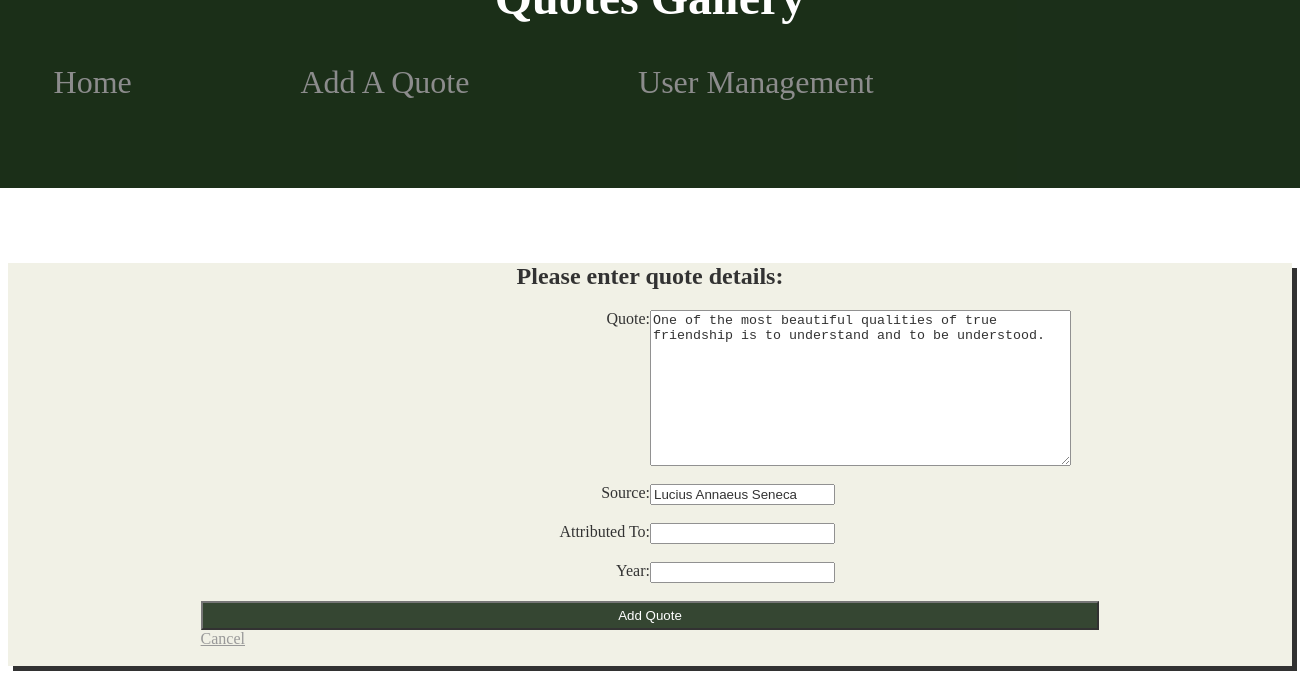
The app's page /PHP/UpdateQuote.php?quoteId=4 (signed in) with its own data.
### tables this page shows
CREATE TABLE IF NOT EXISTS `tblquotes` (
  `quoteId` int(11) NOT NULL AUTO_INCREMENT,
  `quoteText` text NOT NULL,
  `attributedTo` varchar(50) NOT NULL DEFAULT 'Anonymous',
  `source` varchar(50) DEFAULT NULL,
  `year` year(4) DEFAULT NULL,
  PRIMARY KEY (`quoteId`),
  KEY `attributedTo` (`attributedTo`)
);

### Classes/QuoteClass.php (called while the page is built, shortened)
<?php
require_once 'DataHandler.php';
class Quote{
    protected $id;
    protected $quote_text;
    protected $source;
    function __construct($id,$quote_text,$attributedTo,$source,$year) {
        $this->id=$id;
        $this->quote_text = $quote_text;
        $this->source = $source;
    }
    function getQuote_text() {
        return $this->quote_text;
    }
    function getSource() {
        return $this->source;
    }
    function setId($id) {
        $this->id = $id;
    }
    function setQuote_text($quote_text) {
        $this->quote_text = $quote_text;
    }
    function setSource($source) {
        $this->source = $source;
    }
    function getSpecQuoteFromDb(){
        $dh = new DataHandler('quotesdb');
        $dh->connectToDB();
        $query_results = $dh->runResultQuery("SELECT * FROM `tblquotes` WHERE `quoteId` = $this->id");
         $rows = $query_results->fetch_all(MYSQLI_ASSOC);
         foreach ($rows as $value){
             $quote = new Quote(0, '', '', '',NULL);
             $quote->setQuote_text($value['quoteText']);
             $quote->setAttributedTo($value['attributedTo']);
             $quote->setSource($value['source']);
             $quote->setYear($value['year']);
             $quote->setId($value['quoteId']);
         }
         return $quote;
    }
}

### Classes/DataHandler.php (called while the page is built, shortened)
<?php
class DataHandler {
    protected $dbName;
    protected $dbHost;
    protected $dbUserName;
    protected $dbPassWord;
    protected $db;
    function __construct($dbName, $dbHost = '127.0.0.1', $dbUserName = 'root', $dbPassWord = '') {
        $this->dbName = $dbName;
        $this->dbHost = $dbHost;
        $this->dbUserName = $dbUserName;
        $this->dbPassWord = $dbPassWord;
    }
    function connectToDB()
    {
        if($this->db = new mysqli($this->dbHost,$this->dbUserName,$this->dbPassWord,$this->dbName)){
            $state = 'db connected';
        }
        else{
            die("Failed to connect to the database");
        }
    }
    function runResultQuery($qeury)
    {
        $database = $this->db;
        if($result = $database->query($qeury))
        {
            return $result;
        }
        else{
            echo "<br/>".$qeury."<br/>";
            echo mysqli_error($database);
            die("Unable to perform query");
        }
    }
}

### PHP/UpdateQuote.php (the view, shortened to what this page needs)
<?php
require '../Classes/QuoteClass.php';
$quote = new Quote(NULL,"","","",NULL);
if(isset($_GET['quoteId'])){
    $quote->setId($_GET['quoteId']);
    $quote = $quote->getSpecQuoteFromDb();
}
?>
<html>
    <head>
        <link rel="stylesheet" type="text/css" href="../CSS/main.css">
    </head>
    <body>
        <section class="form">
            <form action="<?php echo $_SERVER['PHP_SELF']?>" method="POST">
            <h1 class="bodyHeadings">Please enter quote details:</h1>
            <label class="leftFloat"><label>Quote:</label></label><textarea rows="10" cols="50" name="txtQuote"><?php echo $quote->getQuote_text();?></textarea><br><br>
            <label class="leftFloat"><label class="error"><?php showTextError('txtSource', 'btnAddQuote');?></label><label>Source:</label></label><input type="text" name="txtSource" value="<?php echo $quote->getSource()?>" /><br><br>
            <label class="leftFloat"><label class="error"><?php showTextError('txtAttr', 'btnAddQuote');?></label><label>Attributed To:</label></label><input type="text" name="txtAttr" value="<?php $quote->getAttributedTo()?>" /><br><br>
            <label class="leftFloat"><label class="error"><?php showTextError('txtYear', 'btnAddQuote');?></label><label>Year:</label></label><input type="number" name="txtYear" value="<?php $quote->getYear()?>" /><br><br>
            <input id="registerButton" class="regButton" type="submit" value="Add Quote" name="btnAddQuote" />
            <a class="links" href="../index.php">Cancel</a><br><br>
        </form>
        </section>
    </body>
</html>

### CSS/main.css (style rules this page uses)
body { background-image: url('../Images/background.jpg');background-repeat: repeat }
header h1 { font-family: 'Lucida Handwriting';font-size: 300%;color: white;text-align: center;position: relative;top: 7% }
header { background-color: #031900;height: 30%;width: 110%;position: relative;top: -7%;left: -5%;opacity: 0.9 }
.leftFloat { float: left;width: 50%;text-align: right }
.menu li { display: inline;list-style-type: none;padding-top: 2%;padding-left: 2%;padding-bottom: 1.3% }
.menu a { text-decoration: none;font-family: 'Viner Hand ITC';font-size: 200%;color: gray;padding-right: 10% }
.nav { position: relative;left: 3%;bottom: -10% }
.regButton { background-color: #031900;color: white; }
.regButton { width: 70%;margin-left: 15%;padding: 0.4% }
.links { margin-left: 15%;color: gray; }
.form { background-color: #EEEEE0;box-shadow: 5px 5px;opacity: 0.8 }
.bodyHeadings { font-family: 'Lucida Handwriting';text-align: center }

### records on screen
tblquotes: txtQuote "One of the most beautiful qualities of true friendship is to understand and to be understood.", txtSource "Lucius Annaeus Seneca"
